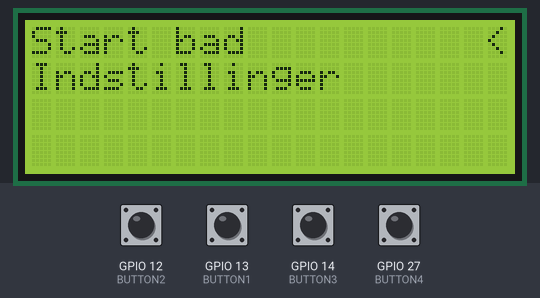
The program below on a simulated ESP32. Parts: 20×4 character LCD. Inputs (shaded band) come from the test bench; at power-on: GPIO 12 (BUTTON2), GPIO 13 (BUTTON1), GPIO 14 (BUTTON3), GPIO 27 (BUTTON4) LOW.

Above: at 1.2 s.
1.3 s: GPIO 12 (BUTTON2) pulled HIGH for 0.15 s
2.9 s: GPIO 14 (BUTTON3) pulled HIGH for 0.15 s
At 4.0 s:
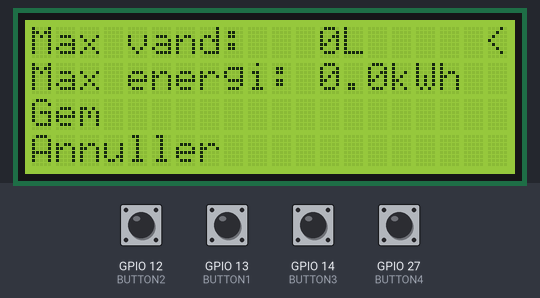
4.5 s: GPIO 12 (BUTTON2) pulled HIGH for 1 s
7.0 s: GPIO 12 (BUTTON2) pulled HIGH for 0.15 s
8.6 s: GPIO 14 (BUTTON3) pulled HIGH for 1 s
At 9.4 s:
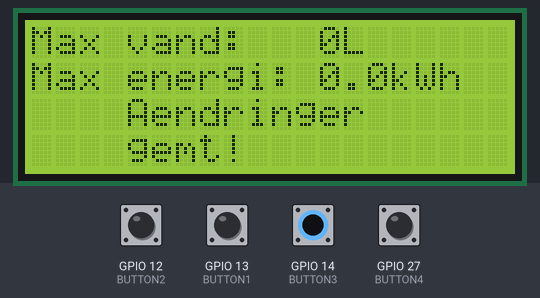
12.1 s: GPIO 14 (BUTTON3) pulled HIGH for 0.15 s
At 13.0 s:
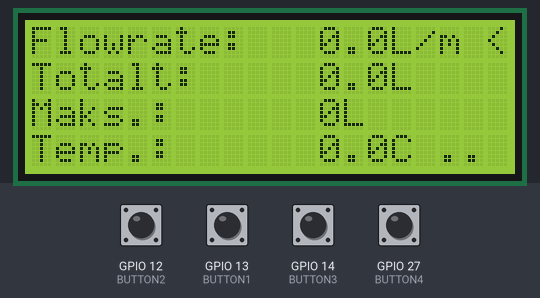
Timing chart, 0 to 14.7 s (numbered marks = the images above; inputs shaded):
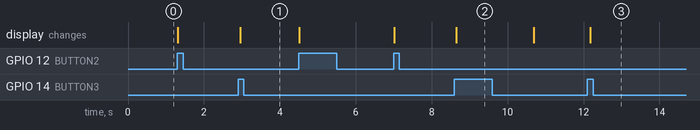

The program:

main.cpp
```cpp
#include <Arduino.h>
#include "TrykknapperIF.h"
#include "LCD_displayIF.h"
#include "interfaceboksControl.h"


#define BUTTON1 13
#define BUTTON2 12
#define BUTTON3 14
#define BUTTON4 27

//contains flags, that are set on button push
volatile uint8_t buttonFlags = 0;

//ISR sets flag of corresponding button
void IRAM_ATTR handleButtonPress1() { buttonFlags |= (1 << 0); }
void IRAM_ATTR handleButtonPress2() { buttonFlags |= (1 << 1); }
void IRAM_ATTR handleButtonPress3() { buttonFlags |= (1 << 2); }
void IRAM_ATTR handleButtonPress4() { buttonFlags |= (1 << 3); }

//Start state in main manu
State currentState = State::MAIN_MENU;

//initialize objects
LCD_displayIF display(Serial2); //display object sends via UART serial2
BruserboksIF bruserboksIF(Serial1); //bruserboksIF object recieves via UART serial1
InterfaceboksControl mainControl(display, currentState, bruserboksIF);
TrykknapperIF buttons(buttonFlags, mainControl);

  void setup() {
    Serial.begin(9600); //for testing through USB
    display.begin(9600); //BAUD rate to display is 9600
    bruserboksIF.begin(9600); //BAUD rate to bruserboksIF is 9600. RX is gpio 16, TX is gpio18

    //set internal pullup of button pins
    pinMode(BUTTON1, INPUT);
    pinMode(BUTTON2, INPUT);
    pinMode(BUTTON3, INPUT);
    pinMode(BUTTON4, INPUT);

    //attach ISR's to buttons falling edge
    attachInterrupt(BUTTON1, handleButtonPress1, RISING);
    attachInterrupt(BUTTON2, handleButtonPress2, RISING);
    attachInterrupt(BUTTON3, handleButtonPress3, RISING);
    attachInterrupt(BUTTON4, handleButtonPress4, RISING);

    //start with opening main menu
    mainControl.openMainMenu();
  }

void loop() {

//check each button flag
if(buttons.checkButtonFlag(1<<0)){
  buttons.getControlClass().decCursorIndex();
}
else if(buttons.checkButtonFlag(1<<1)){
  buttons.getControlClass().incCursorIndex();
}
else if(buttons.checkButtonFlag(1<<2)){
  buttons.getControlClass().handleSelect();
}
else if(buttons.checkButtonFlag(1<<3)){
  buttons.getControlClass().handleDecrement();
}

//if shower is running, run measurement sequence
if(mainControl.getCurrentState() == State::SHOWER_RUNNING){
  mainControl.measurementSequence();

}


}
```

Measured:
- after the input at 2.9 s, the display: changes after 0.05 s (image 1)
- after the input at 8.6 s, the display: changes after 0.05 s (image 2)
- after the input at 12.1 s, the display: changes after 0.08 s (image 3)
